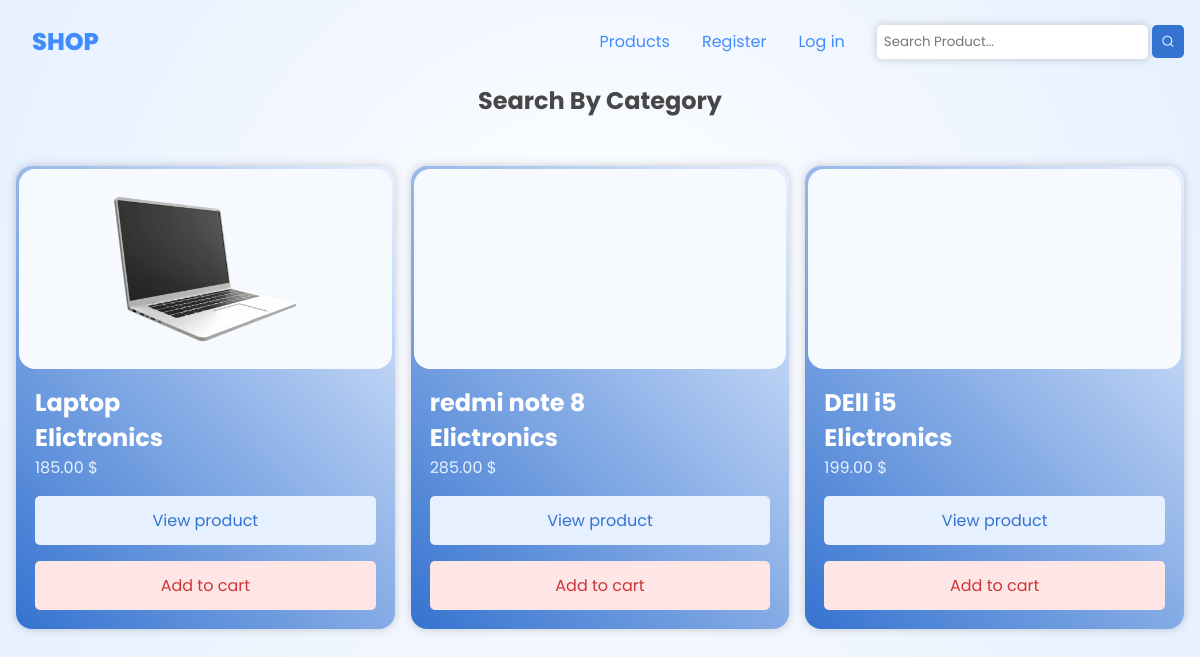
The app's page /products/category/3 with its own data.
### products/models.py (models this page shows, shortened)
class Product(models.Model):
    name = models.CharField(max_length=200)
    description = models.TextField( null=True , blank=True)
    price = models.DecimalField(max_digits=10 , decimal_places=2 )
    image = models.ImageField(upload_to='photos/product_imgs/%y/%m/%d' , null=True , blank=True)
    stock = models.PositiveIntegerField()
    category = models.ForeignKey(Category , on_delete=models.CASCADE)
    created_at = models.DateTimeField(auto_now_add=True)

class Category(models.Model):
    name = models.CharField(max_length=200)
    def __str__(self):
        return self.name

### products/views.py (the view)
# urls.py: path('category/<int:id>' , categories_view , name='category' )
def categories_view(request , id):
    category = get_object_or_404(Category , id=id)
    products = Product.objects.filter(category=category)
    context = {
        'products' : products
    }
    return render(request , 'products/category.html' , context )

### cart/context_processors.py (called while the page is built)
def cart_count(request):
    if request.user.is_authenticated:
        cart , created = Cart.objects.get_or_create(user=request.user)
        total_items = cart.items.count()
        return{
            'total_items' : total_items
        }
    return {
        'total_items' : 0
    }

### templates/products/category.html
{% extends 'base.html' %}
{% block content %}
<section class="section">
    <h1 class="title">Search By Category </h1>
    <div class="cards">
        {% for product in products %}
            <div class="card">
                <div class="card__image">
                    {% if product.image %}
                    <img src="{{ product.image.url}}" alt="err" width="200px">
                    {% endif %}
                </div>
                <div class="card__content">
                    <h2>{{product.name}}</h2>
                    <h2>{{product.category}}</h2>
                    <p>{{product.price}} $</p>
                    <a href="{% url 'product_details' product.id %}">
                        <button>View product</button>
                    </a>
                    <a href="{% url 'add_to_cart' product.id %}">
                        <button class="add__cart__btn">Add to cart</button>
                    </a>
                </div>
            </div>
        {% empty%}
        <h2 class="title">
            No results found
        </h2>
        {% endfor%}
    </div>
</section>
{% endblock content %}

### eshop_main_project/static/css/style.css (style rules this page uses)
* { margin: 0; padding: 0; box-sizing: border-box; }
body { background: radial-gradient(circle , #ffffff , #e6f0ff); font-family: "Poppins", sans-serif; }
a { text-decoration: none; transition: .3s; }
.section { width: 100%; max-width: 1200px; margin-inline: auto; padding-top: 6rem; }
.cards { width: 100%; max-width: 1200px; margin-inline: auto; padding: 1rem; display: grid; grid-template-columns: repeat(auto-fit , minmax(350px , 1fr)); gap: 1rem; }
.card { background: linear-gradient(45deg , #3573d0 , #e6f0ff) border-box , linear-gradient(45deg , #e6f0ff , #3573d0) border-box ; border: 3px solid transparent; color: white; border-radius: 1rem; box-shadow: 0 0 10px rgba(0, 0, 0, .2); }
.card__image { width: 100%; background-color: #f6faff; height: 200px; border-radius: 1rem; }
.card__image img { width: 100%; height: 100%; object-fit: contain; }
.card__content { padding: 1rem; }
.card__content p { color: #e6f0ff; }
.title { text-align: center; margin-bottom: 2rem; color: #474747; }
@media (width > 1024px) { .section { padding-top: unset; } }

### records on screen
Product: image (picture), name "Laptop", category "Elictronics", price "185.00"
Product: name "redmi note 8", category "Elictronics", price "285.00"
Product: name "DEll i5", category "Elictronics", price "199.00"
